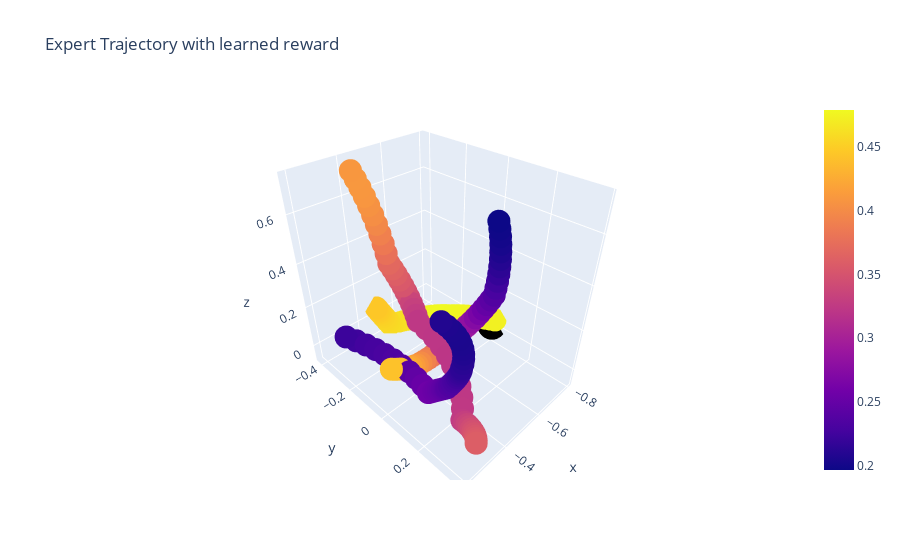
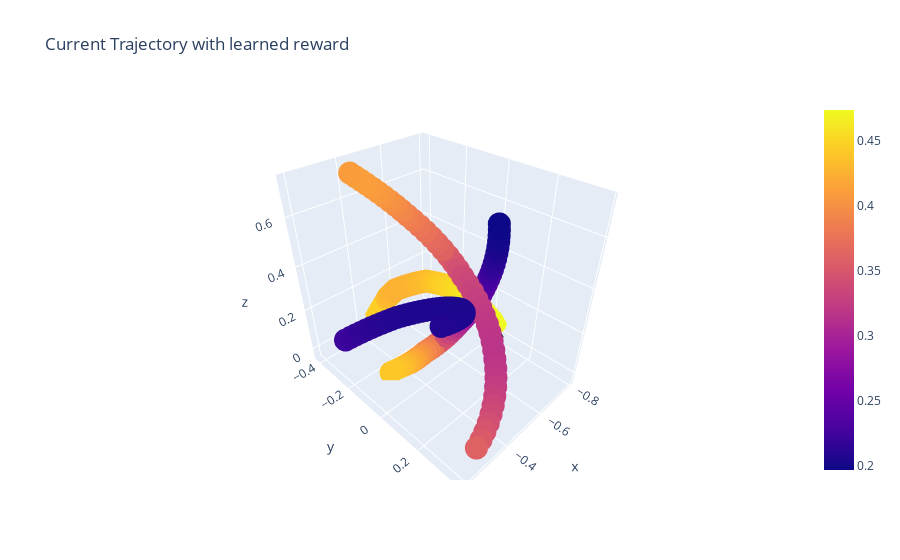

Source (notebook cell) for these figures, in order:
### Code cell
# Before IRL: Compare the demonstration trajectories & the current cost induced trajectories
# Colors are the randomly initialized Neural Network cost function
plot_IRL_comparison(IRL)

### Figure 1 — Plotly figure (JSON) as saved in the notebook; plotly's stock layout.template omitted (floating-point values rounded to 4 significant figures; data arrays with more than 128 entries replaced by an {"elided": "..."} marker saying what was removed)
{"data": [{"marker": {"color": {"elided": "164 float values"}, "showscale": true}, "mode": "markers", "showlegend": false, "type": "scatter3d", "x": {"elided": "164 float values"}, "y": {"elided": "164 float values"}, "z": {"elided": "164 float values"}}, {"marker": {"color": "black", "size": 10}, "mode": "markers", "showlegend": false, "type": "scatter3d", "x": [-0.8], "y": [0], "z": [0]}], "layout": {"title": {"text": "Expert Trajectory with learned reward"}}}

### Figure 2 — Plotly figure (JSON) as saved in the notebook; plotly's stock layout.template omitted (floating-point values rounded to 4 significant figures; data arrays with more than 128 entries replaced by an {"elided": "..."} marker saying what was removed)
{"data": [{"marker": {"color": {"elided": "164 float values"}, "showscale": true}, "mode": "markers", "showlegend": false, "type": "scatter3d", "x": {"elided": "164 float values"}, "y": {"elided": "164 float values"}, "z": {"elided": "164 float values"}}, {"marker": {"color": "black", "size": 10}, "mode": "markers", "showlegend": false, "type": "scatter3d", "x": [-0.8], "y": [0], "z": [0]}], "layout": {"title": {"text": "Current Trajectory with learned reward"}}}
